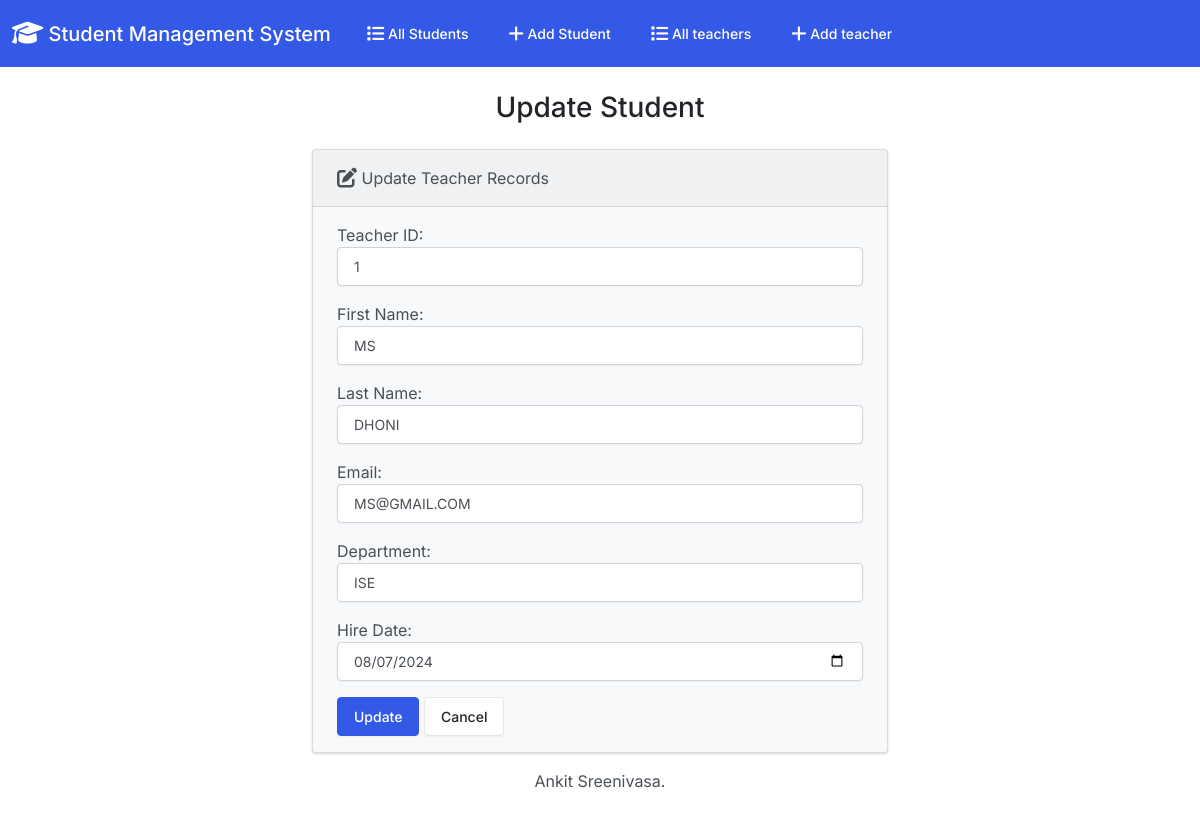
/teachers/edit/1/, run on the app's committed database.
### teacher/models.py (models this page shows, shortened)
class Teacher(models.Model):
    teacher_id = models.PositiveIntegerField(unique=True)
    first_name = models.CharField(max_length=50)
    last_name = models.CharField(max_length=50)
    email = models.EmailField(max_length=100)
    department = models.CharField(max_length=50)
    hire_date = models.DateField()

### teacher/views.py (the view)
# urls.py: path("teachers/edit/<int:id>/", views.edit, name="edit"),
def edit(request, id):
    if request.method == "POST":
        teacher = Teacher.objects.get(pk=id)
        form = TeacherForm(request.POST, instance=teacher)
        if form.is_valid():
            form.save()
            return render(
                request, "teachers/edit.html", {"form": form, "success": True}
            )
    else:
        teacher = Teacher.objects.get(pk=id)
        form = TeacherForm(instance=teacher)
    return render(request, "teachers/edit.html", {"form": form})

### teacher/forms.py
class TeacherForm(forms.ModelForm):
    class Meta:
        model = Teacher
        fields = [
            "teacher_id",
            "first_name",
            "last_name",
            "email",
            "department",
            "hire_date",
        ]
        labels = {
            "teacher_id": "Teacher ID",
            "first_name": "First Name",
            "last_name": "Last Name",
            "email": "Email",
            "department": "Department",
            "hire_date": "Hire Date",
        }
        widgets = {
            "teacher_id": forms.NumberInput(attrs={"class": "form-control"}),
            "first_name": forms.TextInput(attrs={"class": "form-control"}),
            "last_name": forms.TextInput(attrs={"class": "form-control"}),
            "email": forms.EmailInput(attrs={"class": "form-control"}),
            "department": forms.TextInput(attrs={"class": "form-control"}),
            "hire_date": forms.DateInput(
                attrs={"class": "form-control", "type": "date"}
            ),
        }

### teacher/templates/teachers/edit.html (shortened to what this page needs)
{% extends "teachers/base.html" %}
{% block body %}
  <h3 class="text-center m-4">Update Student</h3>
  {% if success %}
    <div class="alert alert-success" role="alert">
      The Teacher updated successfully.
      <a href="{% url 'teachers:index' %}" class="alert-link">Go to Teachers list page.</a>
    </div>
  {% else %}
    <div class="row justify-content-center">
      <div class="col-6">
        <div class="card bg-light mb-3">
          <div class="card-header">
            <i class="fa-solid fa-pen-to-square fa-lg"></i> Update Teacher Records
          </div>
          <div class="card-body">
            <form action="" method="POST">
              {{ form.as_p }}
              <button type="submit" class="btn btn-primary">Update</button>
              <a href="{% url 'students:index' %}" class="btn btn-secondary">Cancel</a>
            </form>
          </div>
        </div>
      </div>
    </div>
  {% endif %}
{% endblock %}

### data on the page
Teacher: teacher_id "1", first_name "MS", last_name "DHONI", email "MS@GMAIL.COM", department "ISE", hire_date "08/07/2024"
